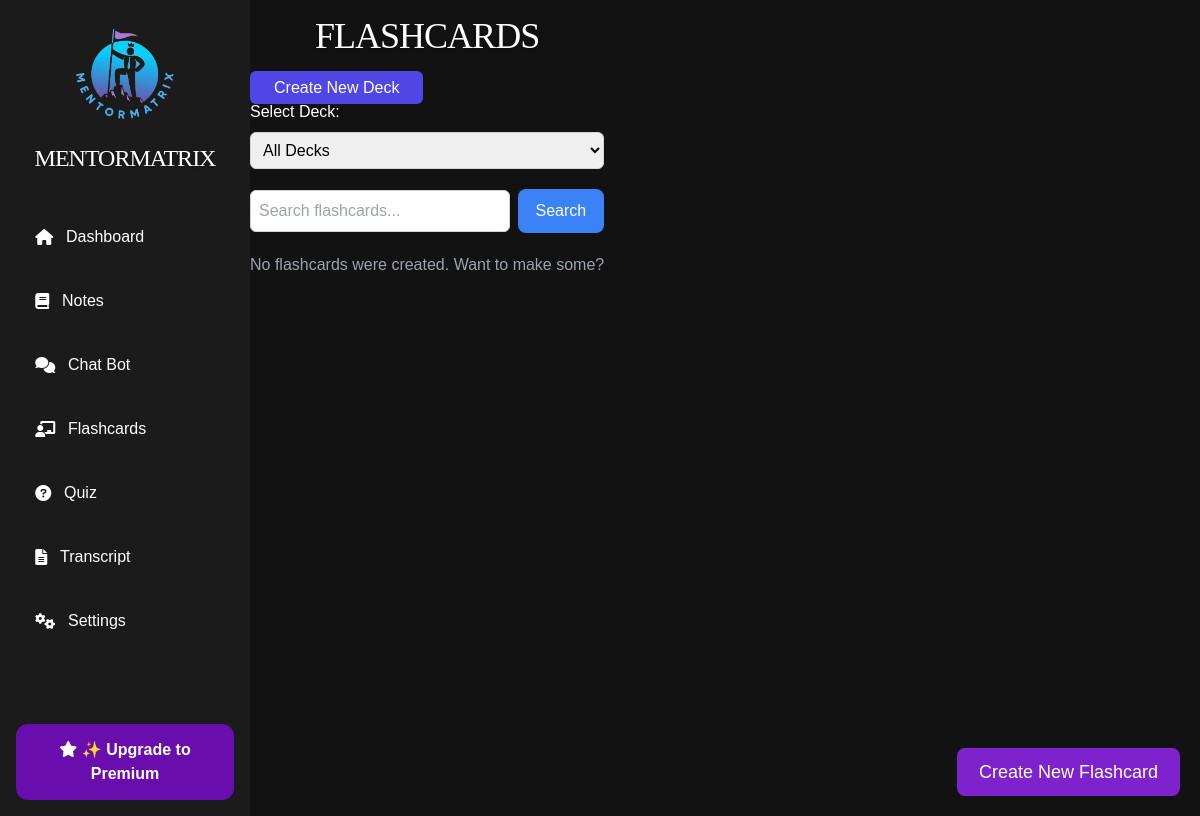
/flashcards?deck_id=15, run on an earlier commit of the app's database.
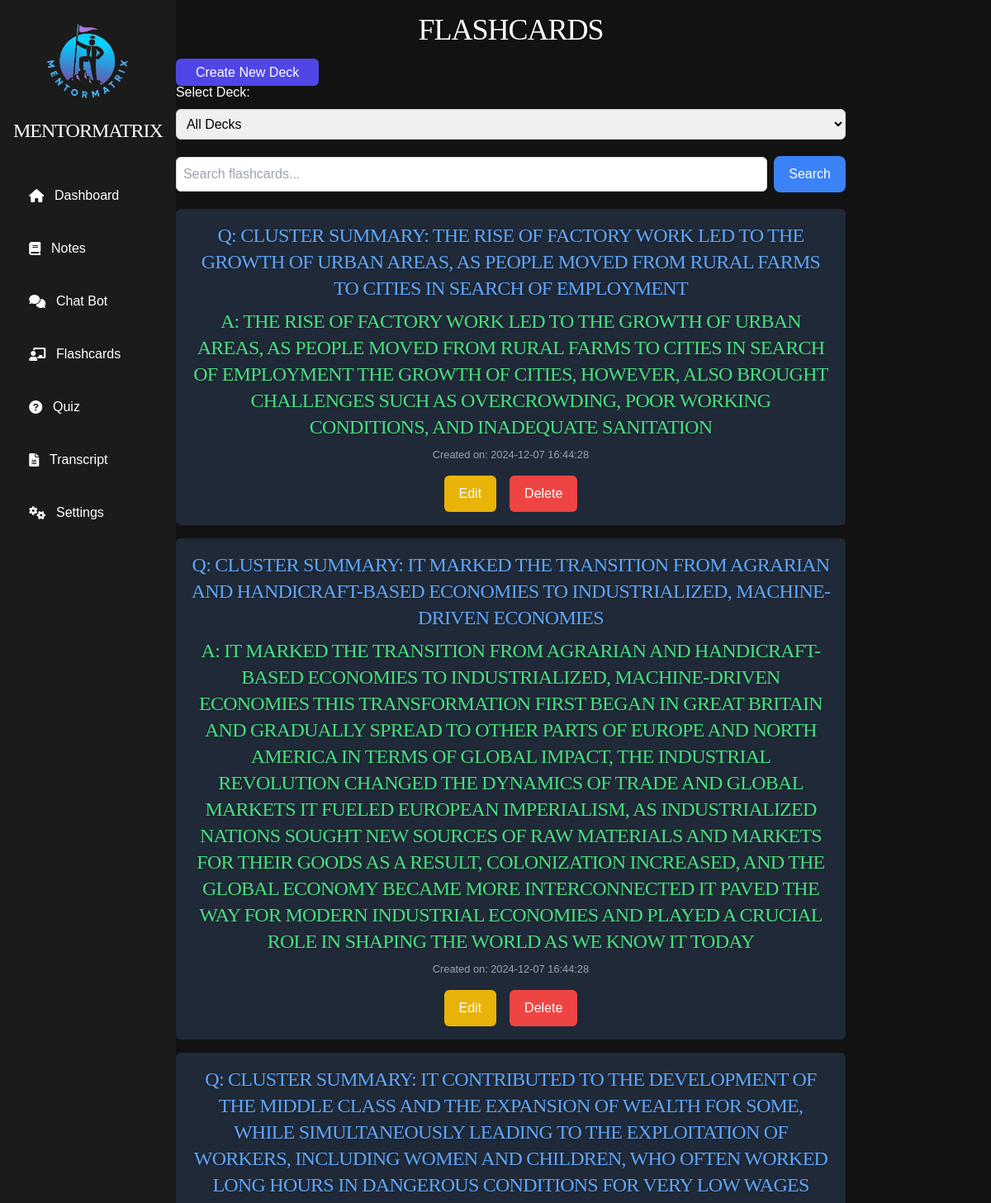
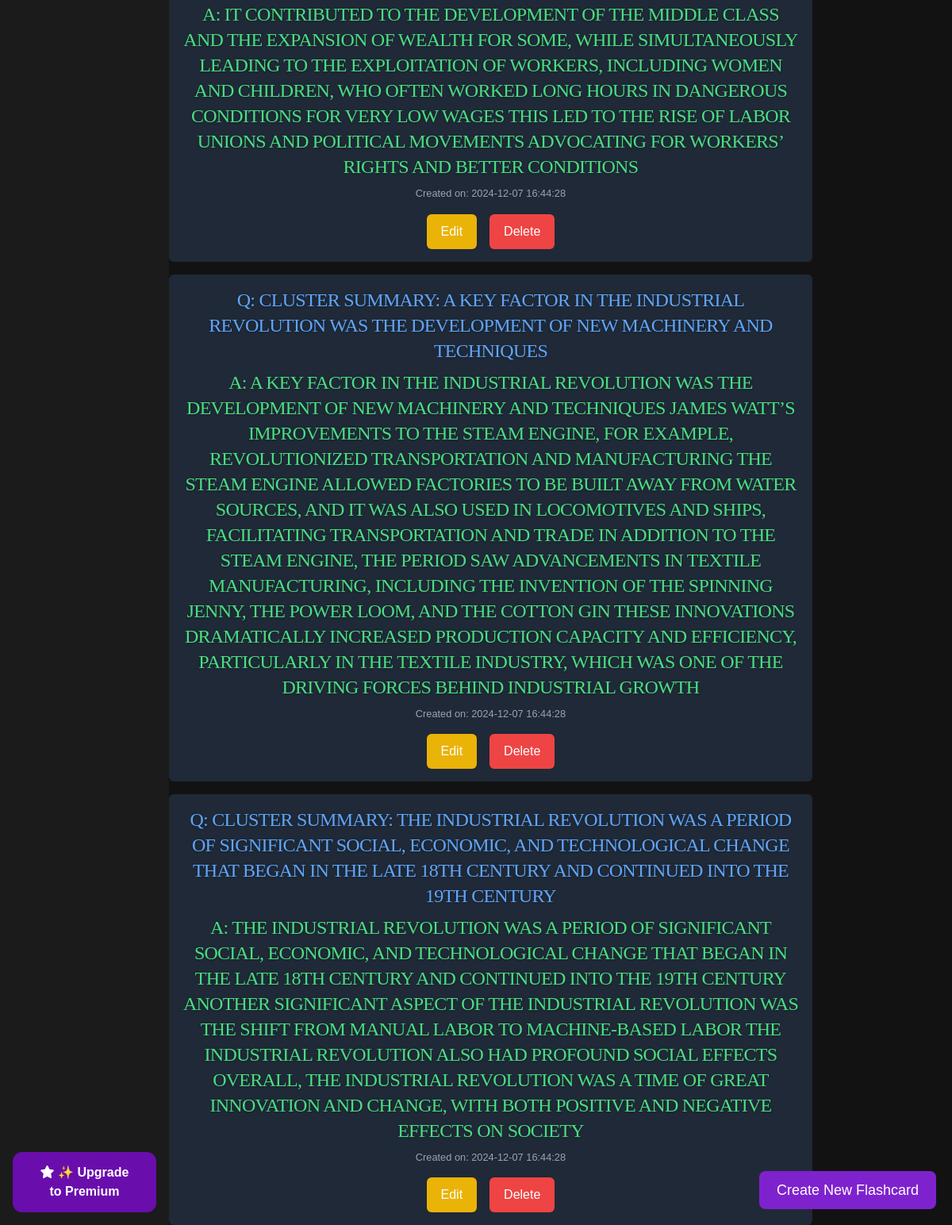
And on a later commit of the database (2 pictures, top to bottom).
### tables this page shows
CREATE TABLE flashcards (
                    id INTEGER PRIMARY KEY AUTOINCREMENT,
                    deck_id INTEGER NOT NULL,
                    note_id INTEGER,
                    question TEXT NOT NULL,
                    answer TEXT NOT NULL,
                    created_at DATETIME DEFAULT CURRENT_TIMESTAMP,
                    updated_at DATETIME DEFAULT CURRENT_TIMESTAMP,
                    FOREIGN KEY (deck_id) REFERENCES decks(id) ON DELETE CASCADE,
                    FOREIGN KEY (note_id) REFERENCES notes(id) ON DELETE CASCADE);

### routes/flashcards.py (the view)
@flashcards_blueprint.route('/flashcards')
def flashcards():
    deck_id = request.args.get('deck_id')
    if deck_id:
        flashcards = db.execute("SELECT * FROM flashcards WHERE deck_id = ? ORDER BY created_at DESC", deck_id)
    else:
        flashcards = db.execute("SELECT * FROM flashcards ORDER BY created_at DESC")
    decks = db.execute("SELECT * FROM decks ORDER BY created_at DESC")  # Get available decks
    return render_template('flashcards.html', flashcards=flashcards, decks=decks, selected_deck_id=deck_id)

### templates/flashcards.html (shortened to what this page needs)
{% extends "layout.html" %}
{% block other_head_stuff %}
<link rel="stylesheet" href="{{ url_for('static', filename='css/popup.css') }}">
{% endblock %}
{% block content %}
  <div class="container text-white">
    <div class="main-content">
      <h1 class="text-center text-4xl mb-5">Flashcards</h1>
      <a href="{{ url_for('flashcards.create_deck') }}" class="px-6 py-2 bg-indigo-600 text-white font-medium rounded-md hover:bg-indigo-700 focus:outline-none focus:ring focus:ring-indigo-300">
        Create New Deck
      </a>
      <form action="{{ url_for('flashcards.flashcards') }}" method="GET" class="mb-5">
        <label for="deck-select" class="block mb-2">Select Deck:</label>
        <select name="deck_id" id="deck-select" class="block w-full p-2 rounded-md border border-gray-300 text-black" onchange="this.form.submit()">
          <option value="">All Decks</option>
        </select>
      </form>
      <button id="openModalBtn" class="fixed bottom-5 right-5 z-50 bg-purple-700 text-white px-5 py-2 rounded-lg text-lg hover:bg-purple-800 transition">
        Create New Flashcard
      </button>
      <form action="/search_flashcards" method="GET" class="flex items-center gap-2 mb-5">
        <input type="text" name="query" placeholder="Search flashcards..." value="{{ search_query or '' }}" class="flex-grow p-2 rounded-md border border-gray-300 text-black" />
        <button type="submit" class="bg-blue-500 text-white px-4 py-2 rounded-lg hover:bg-blue-600 transition">
          Search
        </button>
      </form>
      <ul class="space-y-4">
        {% for flashcard in flashcards %}
          <li class="bg-gray-800 p-4 rounded-md text-center relative">
            <div class="flashcard-content">
              <div class="flashcard-front">
                <h2 class="text-2xl mb-2 text-blue-400">Q: {{ flashcard.question }}</h2>
              </div>
              <div class="flashcard-back">
                <h2 class="text-2xl mb-2 text-green-400">A: {{ flashcard.answer }}</h2>
              </div>
            </div>
            <small class="block mt-2 text-gray-400">Created on: {{ flashcard.created_at }}</small>
            <div class="flex justify-center gap-4 mt-4">
              <form action="/edit_flashcard/{{ flashcard.id }}" method="GET" class="inline">
                <button type="submit" class="px-4 py-2 bg-yellow-500 text-white rounded-md hover:bg-yellow-600 transition">
                  Edit
                </button>
              </form>
              <form action="/delete_flashcard/{{ flashcard.id }}" method="POST" class="inline">
                <button type="submit" class="px-4 py-2 bg-red-500 text-white rounded-md hover:bg-red-600 transition">
                  Delete
                </button>
              </form>
            </div>
          </li>
          {% else %}
          <li class="text-gray-400 text-center">No flashcards were created. Want to make some?</li>
          {% endfor %}
        </ul>
      </div>
    </div>
  {% endblock %}

### templates/layout.html (shortened to what this page needs)
<!DOCTYPE html>
<html lang="en">
    <head>
        <link rel="stylesheet" href="https://cdnjs.cloudflare.com/ajax/libs/font-awesome/6.0.0-beta3/css/all.min.css">
        <link rel="stylesheet" href="{{ url_for('static', filename='css/base.css') }}">
        {% block other_head_stuff %}
        {% endblock %}
    </head>
    <body>
        <div class="container">
            <aside class="sidebar">
                <div class="logo">
                    <center>
                    <img src="{{ url_for('static', filename='images/MentorMatrix_logo.png') }}"
                        alt="MentorMatrix Logo"
                        style="width: 120px;
                                height: 120px;
                                border-radius: 50%; /* Makes it a circle */
                                overflow: hidden; /* Ensures contents stay within the circle */"
                        >
                        <h1>MentorMatrix</h1>
                    </center>
                </div>
                <nav class="nav-links">
                    <button class="nav-item {% if current_route == 'dashboard' %}active{% endif %}" onclick="redirectToPage('/dashboard')">
                        <i class="fas fa-home nav-icon"></i> Dashboard
                    </button>
                    <button class="nav-item {% if current_route == 'notes' %}active{% endif %}" onclick="redirectToPage('/notes')">
                        <i class="fas fa-book nav-icon"></i> Notes
                    </button>
                    <button class="nav-item {% if current_route == 'chatbot' %}active{% endif %}" onclick="redirectToPage('/chatbot')">
                        <i class="fas fa-comments nav-icon"></i> Chat Bot
                    </button>
                    <button class="nav-item {% if current_route == 'flashcards' %}active{% endif %}" onclick="redirectToPage('/flashcards')">
                        <i class="fas fa-chalkboard-teacher nav-icon"></i> Flashcards
                    </button>
                    <button class="nav-item {% if current_route == 'quiz' %}active{% endif %}" onclick="redirectToPage('/quiz')">
                        <i class="fas fa-question-circle nav-icon"></i> Quiz
                    </button>
                    <button class="nav-item {% if current_route == 'transcript' %}active{% endif %}" onclick="redirectToPage('/transcript')">
                        <i class="fas fa-file-alt nav-icon"></i> Transcript
                    </button>
                    <button class="nav-item {% if current_route == 'settings' %}active{% endif %}" onclick="redirectToPage('/settings')">
                        <i class="fas fa-cogs nav-icon"></i> Settings
                    </button>
                </nav>
                <button class="premium-button" onclick="redirectToPage('/pricing')">
                    <i class="fas fa-star nav-icon"></i> ✨ Upgrade to Premium
                </button>
            </aside>
            <main class="main-content">
                {% block content %}
                {% endblock %}
            </main>
        </div>
        <script src="https://cdn.tailwindcss.com"></script>
    </body>
    </html>

### static/css/base.css (style rules this page uses)
* { margin: 0; padding: 0; box-sizing: border-box; }
:root { --font-family: 'Arial', sans-serif; --background-color: #121212; --text-color: #e0e0e0; --primary-purple: #6a0dad; --hover-purple: #5c0ab8; --active-purple: #4b0997; --hover-bg-color: #333333; --active-bg-color: #333333; --white: #ffffff; --soft-text-shadow: 0 1px 3px rgba(0, 0, 0, 0.2); }
body { font-family: var(--font-family); background-color: var(--background-color); color: var(--text-color); }
.container { display: flex; min-height: 100vh; }
.logo h1 { font-size: 1.5rem; color: #ffffff; margin: 1rem 0; }
.nav-links { flex-grow: 1; }
.nav-item { display: flex; align-items: center; color: #bbbbbb; font-size: 1rem; padding: 0.75rem 0; text-decoration: none; }
.nav-item i { margin-right: 10px; }
.premium-button { background-color: var(--primary-purple);; color: var(--white); font-size: 1rem; font-weight: 600; padding: 0.75rem 1.5rem; text-align: center; border-radius: 12px; border: 2px solid #6a0dad; cursor: pointer; margin-top: 1rem; display: inline-block; transition: all 0.3s ease-in-out; }
button { cursor: pointer; background-color: #333333; color: #ffffff; font-size: 1rem; font-weight: 500; padding: 0.75rem 1.5rem; border-radius: 8px; border: 2px solid transparent; display: inline-block; transition: all 0.3s ease; }
button, .premium-button { transition: all 0.3s ease; }
h1, h2, h3 { color: #ffffff; font-weight: 600; letter-spacing: -0.5px; text-transform: uppercase; font-family: montserrat, serif; line-height: 1.2; }
h1, h2, h3 { text-shadow: var(--soft-text-shadow); }
h1 { font-size: 3rem; letter-spacing: -1px; }
h2 { font-size: 2.25rem; letter-spacing: -0.75px; }
a { color: #bb86fc; text-decoration: none; font-weight: 500; transition: color 0.3s ease-in-out, text-decoration 0.3s ease-in-out; }
.sidebar { width: 250px; background-color: #1b1b1b; padding: 1rem; display: flex; flex-direction: column; justify-content: space-between; }
.sidebar .logo h1 { font-size: 1.5rem; color: #ffffff; margin-top: 0.5rem; }
.nav-links { display: flex; flex-direction: column; gap: 1rem; margin-top: 1.5rem; }
.nav-links .nav-item { display: flex; align-items: center; padding: 0.75rem 1.2rem; border-radius: 12px; color: #fff; font-size: 1rem; background-color: transparent; border: 2px solid transparent; cursor: pointer; text-align: left; transition: background-color 0.3s, border 0.3s, box-shadow 0.3s, transform 0.2s; width: 100%; will-change: transform, background-color; }
.nav-links .nav-item i { margin-right: 0.8rem; }
.nav-links .nav-item { outline: none; border: none; background: none; text-decoration: none; }

What changed in the data, as far as the page shows it:
added flashcards: question "CLUSTER SUMMARY: THE RISE OF FACTORY WORK LED TO THE GROWTH OF URBAN AREAS, AS PEOPLE MOVED FROM RURAL FARMS TO CITIES IN SEARCH OF EMPLOYMENT", answer "THE RISE OF FACTORY WORK LED TO THE GROWTH OF URBAN AREAS, AS PEOPLE MOVED FROM RURAL FARMS TO CITIES IN SEARCH OF EMPLOYMENT THE GROWTH OF CITIES, HOWEVER, ALSO BROUGHT CHALLENGES SUCH AS OVERCROWDING, POOR WORKING CONDITIONS, AND INADEQUATE SANITATION", created_at "2024-12-07 16:44:28"
added flashcards: question "CLUSTER SUMMARY: IT MARKED THE TRANSITION FROM AGRARIAN AND HANDICRAFT-BASED ECONOMIES TO INDUSTRIALIZED, MACHINE-DRIVEN ECONOMIES", answer "IT MARKED THE TRANSITION FROM AGRARIAN AND HANDICRAFT-BASED ECONOMIES TO INDUSTRIALIZED, MACHINE-DRIVEN ECONOMIES THIS TRANSFORMATION FIRST BEGAN IN GREAT BRITAIN AND GRADUALLY SPREAD TO OTHER PARTS OF EUROPE AND NORTH AMERICA IN TERMS OF GLOBAL IMPACT, THE INDUSTRIAL REVOLUTION CHANGED THE DYNAMICS OF TRADE AND GLOBAL MARKETS IT FUELED EUROPEAN IMPERIALISM, AS INDUSTRIALIZED NATIONS SOUGHT NEW SOURCES OF RAW MATERIALS AND MARKETS FOR THEIR GOODS AS A RESULT, COLONIZATION INCREASED, AND THE GLOBAL ECONOMY BECAME MORE INTERCONNECTED IT PAVED THE WAY FOR MODERN INDUSTRIAL ECONOMIES AND PLAYED A CRUCIAL ROLE IN SHAPING THE WORLD AS WE KNOW IT TODAY", created_at "2024-12-07 16:44:28"
added flashcards: question "CLUSTER SUMMARY: IT CONTRIBUTED TO THE DEVELOPMENT OF THE MIDDLE CLASS AND THE EXPANSION OF WEALTH FOR SOME, WHILE SIMULTANEOUSLY LEADING TO THE EXPLOITATION OF WORKERS, INCLUDING WOMEN AND CHILDREN, WHO OFTEN WORKED LONG HOURS IN DANGEROUS CONDITIONS FOR VERY LOW WAGES", answer "IT CONTRIBUTED TO THE DEVELOPMENT OF THE MIDDLE CLASS AND THE EXPANSION OF WEALTH FOR SOME, WHILE SIMULTANEOUSLY LEADING TO THE EXPLOITATION OF WORKERS, INCLUDING WOMEN AND CHILDREN, WHO OFTEN WORKED LONG HOURS IN DANGEROUS CONDITIONS FOR VERY LOW WAGES THIS LED TO THE RISE OF LABOR UNIONS AND POLITICAL MOVEMENTS ADVOCATING FOR WORKERS’ RIGHTS AND BETTER CONDITIONS", created_at "2024-12-07 16:44:28"
added flashcards: question "CLUSTER SUMMARY: A KEY FACTOR IN THE INDUSTRIAL REVOLUTION WAS THE DEVELOPMENT OF NEW MACHINERY AND TECHNIQUES", answer "A KEY FACTOR IN THE INDUSTRIAL REVOLUTION WAS THE DEVELOPMENT OF NEW MACHINERY AND TECHNIQUES JAMES WATT’S IMPROVEMENTS TO THE STEAM ENGINE, FOR EXAMPLE, REVOLUTIONIZED TRANSPORTATION AND MANUFACTURING THE STEAM ENGINE ALLOWED FACTORIES TO BE BUILT AWAY FROM WATER SOURCES, AND IT WAS ALSO USED IN LOCOMOTIVES AND SHIPS, FACILITATING TRANSPORTATION AND TRADE IN ADDITION TO THE STEAM ENGINE, THE PERIOD SAW ADVANCEMENTS IN TEXTILE MANUFACTURING, INCLUDING THE INVENTION OF THE SPINNING JENNY, THE POWER LOOM, AND THE COTTON GIN THESE INNOVATIONS DRAMATICALLY INCREASED PRODUCTION CAPACITY AND EFFICIENCY, PARTICULARLY IN THE TEXTILE INDUSTRY, WHICH WAS ONE OF THE DRIVING FORCES BEHIND INDUSTRIAL…", created_at "2024-12-07 16:44:28"
added flashcards: question "CLUSTER SUMMARY: THE INDUSTRIAL REVOLUTION WAS A PERIOD OF SIGNIFICANT SOCIAL, ECONOMIC, AND TECHNOLOGICAL CHANGE THAT BEGAN IN THE LATE 18TH CENTURY AND CONTINUED INTO THE 19TH CENTURY", answer "THE INDUSTRIAL REVOLUTION WAS A PERIOD OF SIGNIFICANT SOCIAL, ECONOMIC, AND TECHNOLOGICAL CHANGE THAT BEGAN IN THE LATE 18TH CENTURY AND CONTINUED INTO THE 19TH CENTURY ANOTHER SIGNIFICANT ASPECT OF THE INDUSTRIAL REVOLUTION WAS THE SHIFT FROM MANUAL LABOR TO MACHINE-BASED LABOR THE INDUSTRIAL REVOLUTION ALSO HAD PROFOUND SOCIAL EFFECTS OVERALL, THE INDUSTRIAL REVOLUTION WAS A TIME OF GREAT INNOVATION AND CHANGE, WITH BOTH POSITIVE AND NEGATIVE EFFECTS ON SOCIETY", created_at "2024-12-07 16:44:28"
Also different on the page:
text no longer shown: "No flashcards were created. Want to make some?"
